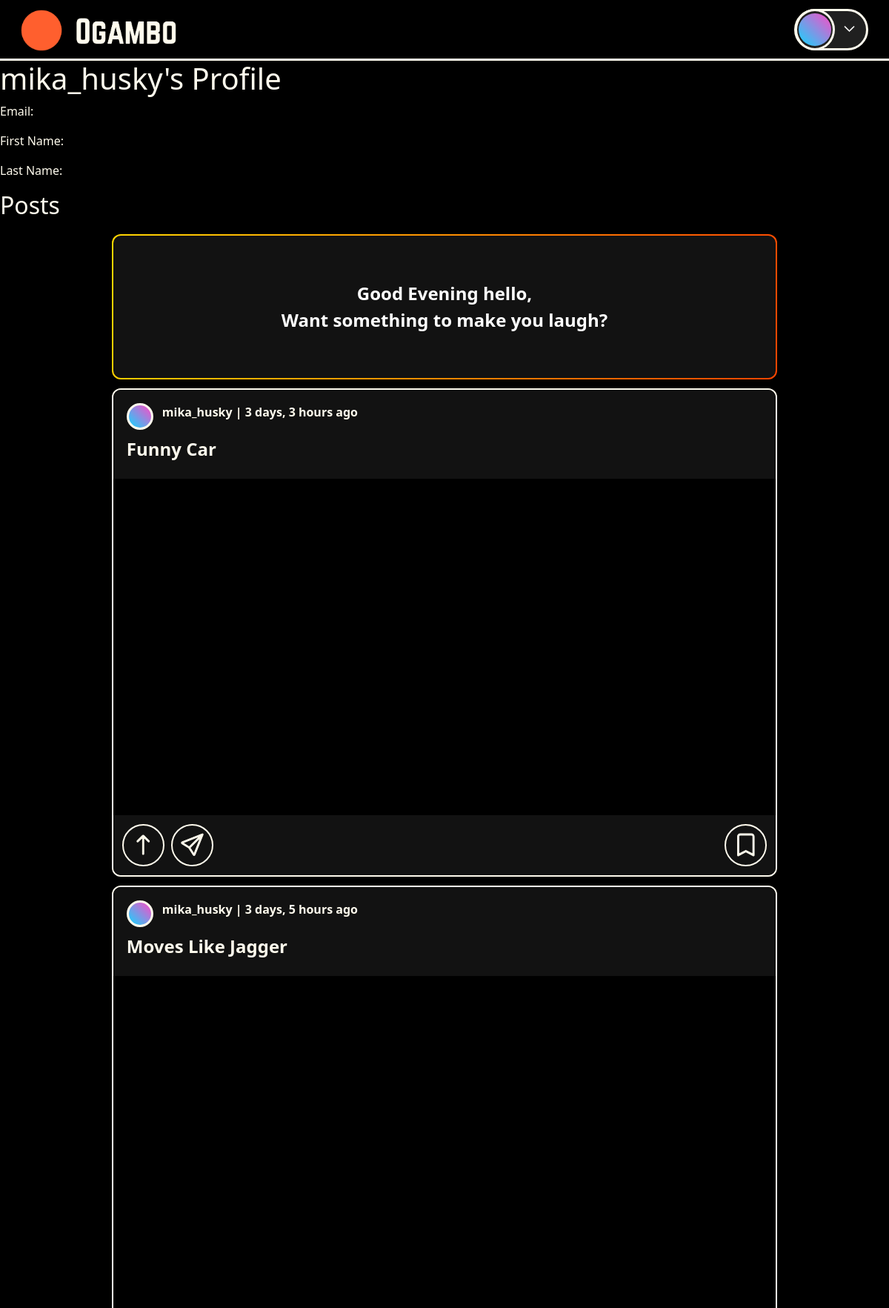
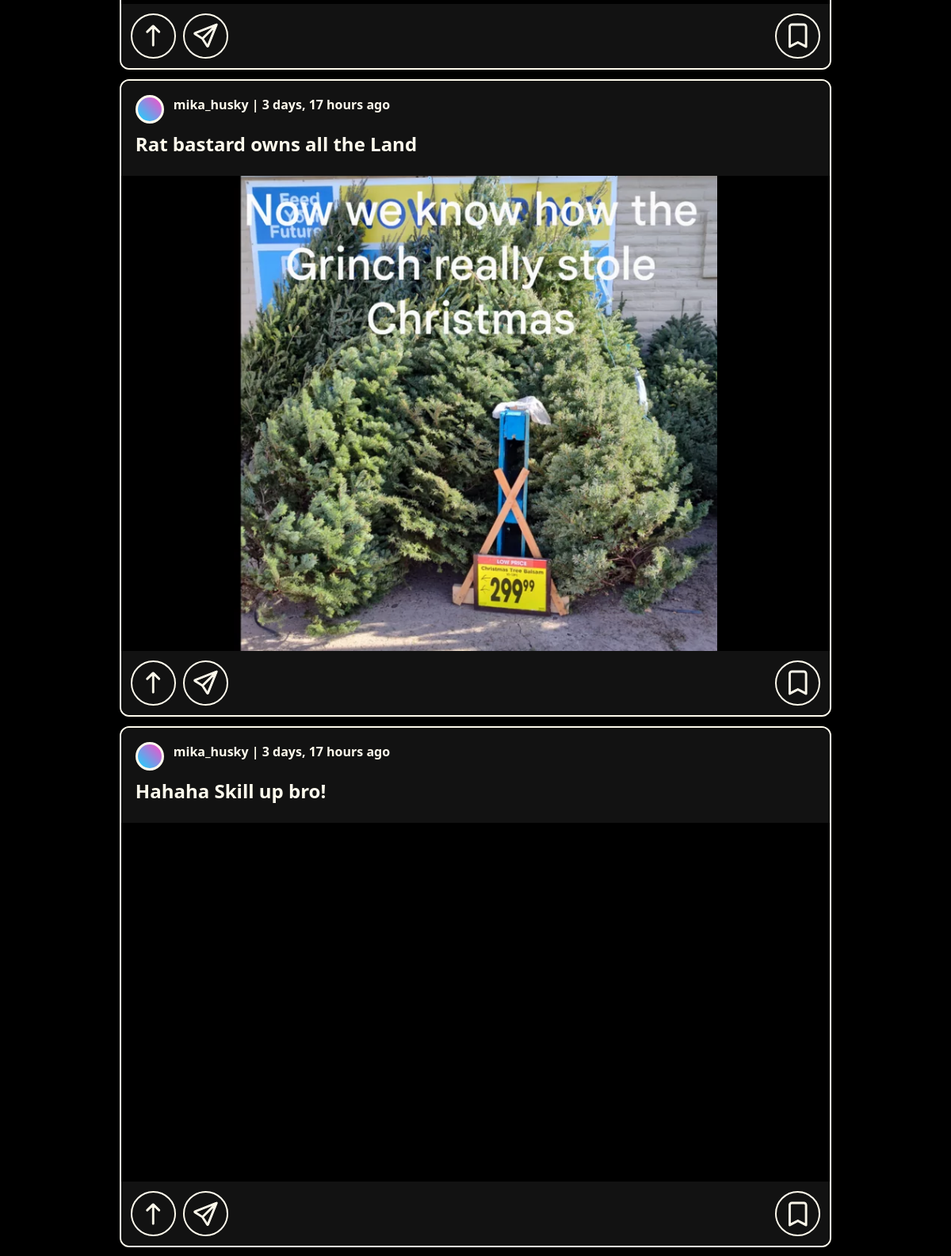
Page /profile/mika_husky/ (signed in, upper part) on the committed database (2 pictures, top to bottom).
### ogambo/models.py (models this page shows, shortened)
class Post(models.Model):
    id = models.UUIDField(primary_key=True, default=uuid.uuid4, editable=False)
    user = models.ForeignKey(User, on_delete=models.SET_NULL, null=True)
    title = models.CharField(max_length=200)
    description = models.TextField(max_length=500, null=True, blank=True)
    tags = models.ManyToManyField(Tag, related_name='posts', blank=True)
    image = models.ImageField(upload_to='post_media/images/', null=True, blank=True)
    video = models.FileField(upload_to='post_media/videos/', null=True, blank=True)
    created = models.DateTimeField(auto_now_add=True)
    updated = models.DateTimeField(auto_now=True)
    class Meta:
        ordering = ['-updated', '-created']
    def upvotes(self):
        return self.votes.filter(vote_type=True).count()
    def downvotes(self):
        return self.votes.filter(vote_type=False).count()

### ogambo/views.py (the view)
# urls.py: path('profile/<str:username>/', views.userProfile, name="user-profile"),
def userProfile(request, username):
    user = User.objects.get(username=username)
    posts = user.post_set.all()
    context = {
        'user_profile': user,
        'posts': posts,
        'username': user.username
        }
    return render(request, 'ogambo/profile.html', context)

### ogambo/templates/ogambo/profile.html (shortened to what this page needs)
{% extends 'main.html' %}
{% block content %}
    <h1>{{ user_profile.username }}'s Profile</h1>
    <p>Email: {{ user_profile.email }}</p>
    <p>First Name: {{ user_profile.first_name }}</p>
    <p>Last Name: {{ user_profile.last_name }}</p>
    <h2>Posts</h2>
    {% include 'ogambo/components/feed.html' %}
{% endblock content %}

### ogambo/templates/ogambo/components/feed.html (shortened to what this page needs)
<main class="content-area">
    <div class="feed">
        <div class="home-welcome">
            <p class="content-title">Good Evening {{request.user.username}}, <br>Want something to make you laugh?</p>
        </div>
        {% for post in posts %}
            <div class="meme-card">
                <div class="meme-header">
                    {% if post.user %}
                        <a href="{% url 'user-profile' post.user.username %}" class="user-info">
                            <div class="user-avatar"></div>
                            {{post.user}} | {{post.updated|timesince}} ago
                        </a>
                    {% endif %}
                    <div class="post-title mt-2">
                        <span>{{post.title}}</span>
                    </div>
                </div>
                <a href="{% url 'post' post.id %}">
                    <div class="meme-image">
                        {% if post.image %}
                            <img src="{{post.image.url}}" class="meme-image" alt="">
                        {% endif %}
                        {% if post.video %}
                            <video src="{{post.video.url}}" class="meme-image" loop autoplay></video>
                        {% endif %}
                    </div>
                </a>
                <div class="meme-footer">
                    <div class="footer-buttons">
                        <div class="action-buttons">
                            <button class="action-btn upvote" data-vote-type="upvote" data-post-id="{{post.id}}">
                                <i class="bi bi-arrow-up"></i>
                            </button>
                            <button class="action-btn">
                                <i class="bi bi-send"></i>
                            </button>
                        </div>
                        <div class="save-button">
                            <button class="action-btn">
                                <i class="bi bi-bookmark"></i>
                            </button>
                        </div>
                    </div>
                </div>
            </div>
        {% endfor %}
    </div>
</main>

### static/assets/main.css (style rules this page uses)
body { background-color: black; color: white; }

### templates/main.html (style rules this page uses)
:root { --ogambo-black: #000000; --ogambo-orange: #ff4500; --ogambo-green: #4ade80; --ogambo-gray: #121212; --ogambo-light-gray: #8A8A8A; --ogambo-text: #FFFBED; --ogambo-blue: #00a2ff; }
* { margin: 0; padding: 0; box-sizing: border-box; font-family: Verdana, Geneva, Tahoma, sans-serif 'Space Mono', monospace; }
body { background-color: var(--ogambo-black); color: #FFFBED; min-height: 100vh; }

### ogambo/templates/ogambo/components/feed.html (style rules this page uses)
.content-area { display: flex; flex-direction: column; align-items: center; padding: 12px; }
.home-welcome { font-size: 24px; font-weight: 700; margin-bottom: 12px; padding: 2px; text-align: center; border-radius: 12px; background: linear-gradient( 105deg, #FFD700, #FF4500, #FF69B4, #FF00FF, #800080, #FF00FF, #FF69B4, #FF4500, #FFD700 ); background-size: 800% 800%; animation: wavy 6s ease-in-out infinite alternate; }
.content-title { padding: 60px; margin: 0; background: #121212; border-radius: 10px; color: #FFF; }
.meme-card { background-color: #121212; border: 2px solid #FFFBED; border-radius: 12px; overflow: hidden; z-index: 10; position: relative; margin-bottom: 12px; }
.meme-header { height: 120px; padding: 18px; background-color: #121212; }
.user-info { display: flex; font-size: 16px; font-weight: 600; text-decoration: none; color: #FFFBED; }
.user-avatar { width: 36px; height: 36px; border: 3px solid #FFFBED; border-radius: 50%; background: linear-gradient(45deg, #11D7FF, #FF4AC6); margin: 0 12px 0 0; }
.post-title { height: 36px; font-size: 24px; font-weight: 700; display: flex; overflow: hidden; }
.meme-image { max-height: 600px; width: 100%; background-color: var(--ogambo-black); object-fit: contain; }
.meme-footer { height: 81px; padding: 12px; align-items: center; background-color: #121212; }
.footer-buttons { display: flex; justify-content: space-between; }
.action-buttons { display: flex; justify-content: start; gap: 9px; }
.action-btn { background: none; width: 57px; height: 57px; border: 2px solid #FFFBED; border-radius: 50%; color: #FFFBED; font-size: 30px; }
.action-btn i { -webkit-text-stroke: 1px; }
@media (max-width: 1200px) { .content-area { margin-left: 0; margin-right: 0; max-width: 100%; padding: 12px; } }

### rows in the picture
Post: user "mika_husky", updated "3 days, 3 hours", title "Funny Car"
Post: user "mika_husky", updated "3 days, 5 hours", title "Moves Like Jagger"
Post: user "mika_husky", updated "3 days, 17 hours", title "Rat bastard owns all the Land", image (picture)
Post: user "mika_husky", updated "3 days, 17 hours", title "Hahaha Skill up bro!"

### other values in the picture
{{ user_profile.username }} "mika_husky"
{{ request.user.username }} "hello"
